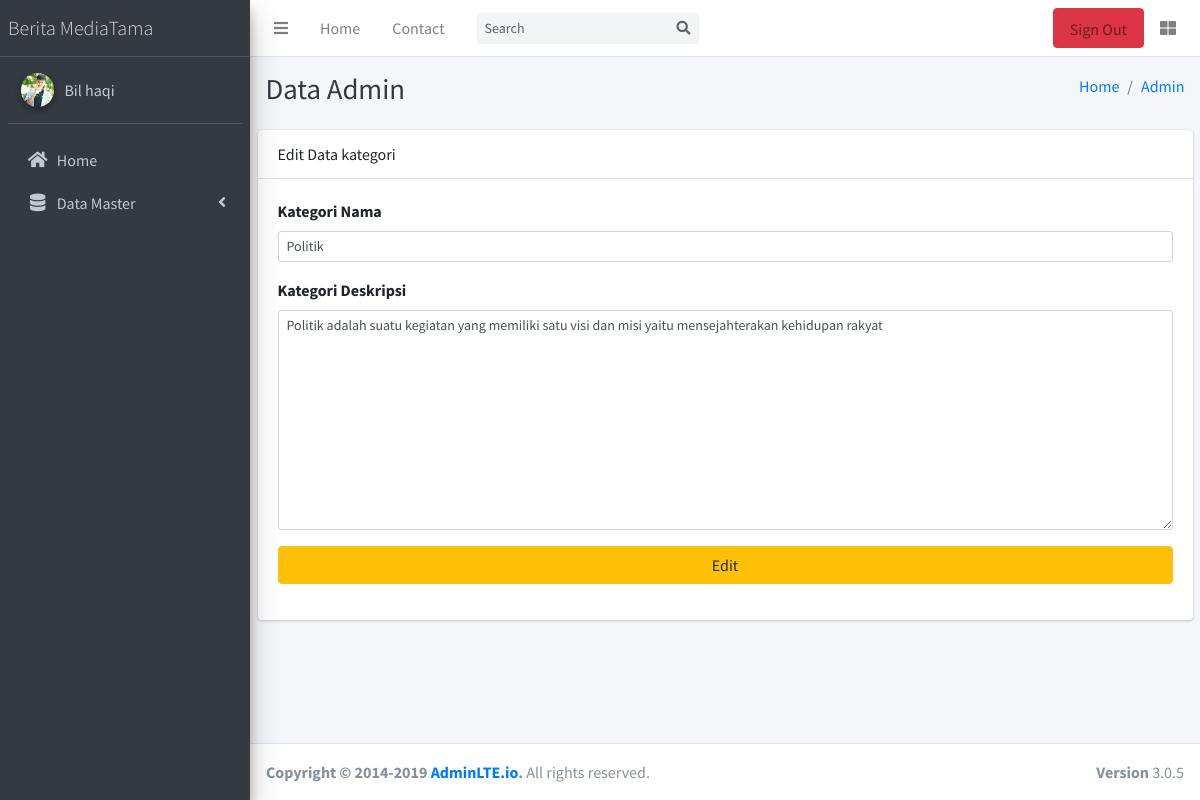
The app's page /admin/index.php?page=pages/kategori/edit_kategori&idedit=1 (signed in) with its own data.
### tables this page shows
CREATE TABLE `tbl_kategori` (
  `kategori_id` int(11) NOT NULL,
  `kategori_nama` varchar(255) NOT NULL,
  `kategori_deskripsi` varchar(255) NOT NULL
);

### admin/pages/kategori/edit_kategori.php (the view, shortened to what this page needs)
<div class="content-header">
      <div class="container-fluid">
        <div class="row mb-2">
          <div class="col-sm-6">
            <h1 class="m-0 text-dark">Data Admin</h1>
          </div>
          <div class="col-sm-6">
            <ol class="breadcrumb float-sm-right">
              <li class="breadcrumb-item"><a href="?page=home">Home</a></li>
              <li class="breadcrumb-item"><a href="#">Admin</a></li>
            </ol>
          </div>
        </div>
      </div>
    </div>
<?php
    $id = $_GET['idedit'];
    $data = $koneksi->query("SELECT * FROM tbl_kategori WHERE kategori_id='$id'")->fetch_assoc();
?>
<div class="container">
    <div class="card">
        <div class="card-header">Edit Data kategori</div>
            <div class="card-body">
                <form action="#" method="POST">
                    <div class="form-group">
                        <label for="">Kategori Nama</label>
                        <input type="text" required name="kategori_nama" value="<?= $data['kategori_nama']?>" class="form-control form-control-sm">
                    </div>
                    <div class="form-group">
                    <label for="">Kategori Deskripsi</label>
                    <textarea name="kategori_deskripsi" class="form-control form-control-sm" id="" cols="30" rows="10"><?= $data['kategori_deskripsi']?></textarea>
                    </div>
                    <div class="form-group">
                        <button type="submit" name="edit" class="btn btn-warning btn-block">Edit</button>
                    </div>
                </form>
            </div>
    </div>
</div>

### records on screen
tbl_kategori: kategori_nama "Politik", kategori_deskripsi "Politik adalah suatu kegiatan yang memiliki satu visi dan misi yaitu mensejahterakan kehidupan rakyat"

### other values on screen
$_SESSION['admin']['admin_nama'] "Bil haqi"
